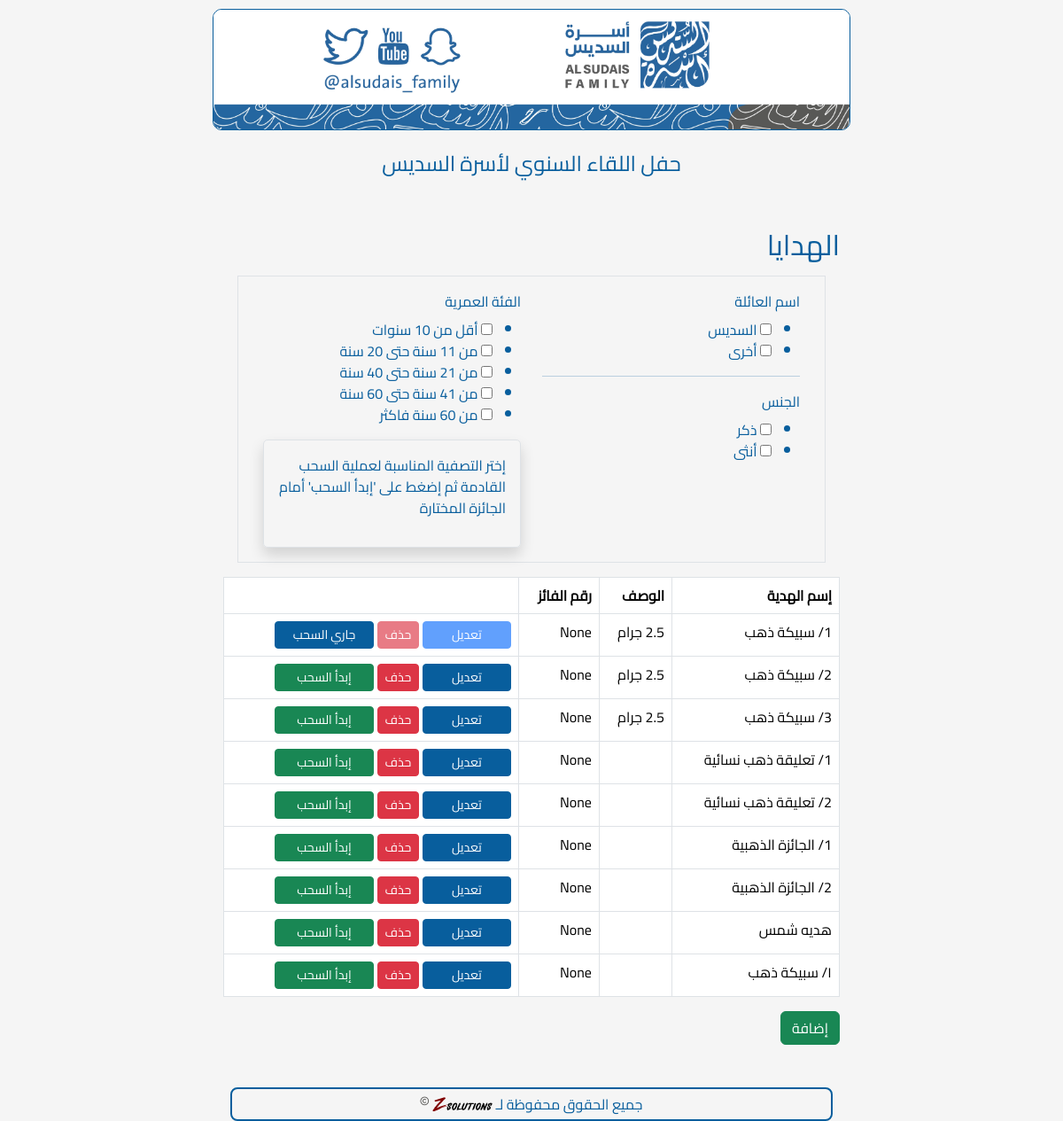
/prizes, run on an earlier commit of the app's database.
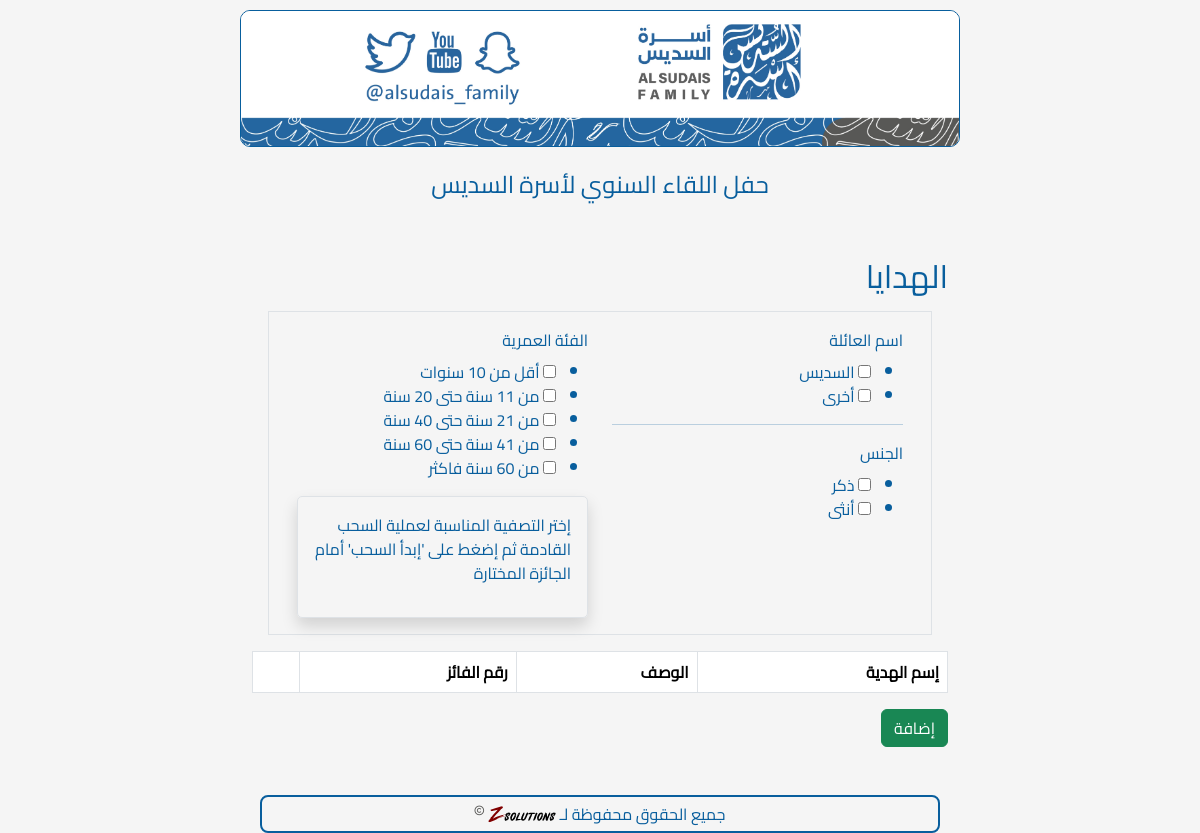
And on a later commit of the database.
### app.py (models this page shows, shortened)
class Prize(db.Model):
    __tablename__ = "prize"
    id = db.Column(db.Integer, primary_key=True)
    name = db.Column(db.String(100), nullable=False)
    description = db.Column(db.Text)
    guest_registration_number = db.Column(db.String(4))
    allowed_families = db.Column(db.String(100))
    allowed_age_range = db.Column(db.String(100))
    allowed_gender = db.Column(db.String(100))
    is_next = db.Column(db.Boolean, default=False)

### app.py (the view, shortened to what this page needs)
@app.route("/prizes", methods=["GET", "POST"])
def list_prizes():
    prizes = Prize.query.all()
    filters = FilterForm()
    return render_template("prizes.html", prizes=prizes, filters=filters)

### app.py
class FilterForm(FlaskForm):
    family_name = MultiCheckboxField(
        "اسم العائلة", choices=[("السديس", "السديس"), ("أخرى", "أخرى")]
    )
    age = MultiCheckboxField(
        "الفئة العمرية",
        choices=[
            ("أقل من 10 سنوات", "أقل من 10 سنوات"),
            ("من 11 سنة حتى 20 سنة", "من 11 سنة حتى 20 سنة"),
            ("من 21 سنة حتى 40 سنة", "من 21 سنة حتى 40 سنة"),
            ("من 41 سنة حتى 60 سنة", "من 41 سنة حتى 60 سنة"),
            ("من 60 سنة فاكثر", "من 60 سنة فاكثر"),
        ],
    )
    gender = MultiCheckboxField("الجنس", choices=[("ذكر", "ذكر"), ("أنثى", "أنثى")])
    prize_id = IntegerField("الهدية", validators=[DataRequired()])
    submit = SubmitField("بحث")

### templates/prizes.html (shortened to what this page needs)
<!DOCTYPE html>
{% extends 'base.html' %}
{% block content %}
  <h2>الهدايا</h2>
  <form method="post">
    <div class="border p-3 m-3 row ">
      <div class="col">
        {{ filters.family_name.label(class="form-label") }}
        {{ filters.family_name() }}
        <hr>
        {{ filters.gender.label(class="form-label") }}
        {{ filters.gender() }}
        </div>
      <div class="col">
        {{ filters.age.label(class="form-label") }}
        {{ filters.age() }}
        <div class="border p-3 shadow" style="border-radius: 5px;">
          <p>إختر التصفية المناسبة لعملية السحب القادمة ثم إضغط على 'إبدأ السحب' أمام الجائزة المختارة</p>
        </div>
      </div>
    </div>
  <table class="table table-bordered">
    <thead>
      <tr>
        <th>إسم الهدية</th>
        <th>الوصف</th>
        <th>رقم الفائز</th>
        <th></th>
      </tr>
    </thead>
    <tbody>
      {% for prize in prizes %}
        <tr>
          <td>{{ prize.name }}</td>
          <td>{{ prize.description }}</td>
          <td>{{ prize.guest_registration_number }}</td>
          <td>
            {% if not prize.is_next %}
              <a href="{{ url_for('edit_prize', id=prize.id) }}" class="btn btn-primary btn-sm">تعديل</a>
            {% else %}
              <span class="btn btn-primary btn-sm disabled">تعديل</span>
            {% endif %}
            <form action="{{ url_for('delete_prize', id=prize.id) }}" method="post" style="display: inline-block;">
              {% if not prize.is_next %}
                <button type="submit" class="btn btn-danger btn-sm" onclick="return confirm('هل أنت متأكد من الحذف؟')">حذف</button>
              {% else %}
                <span class="btn btn-danger btn-sm disabled">حذف</span>
              {% endif %}
            </form>
            {%if prize.guest_registration_number==None and not prize.is_next%}
            <button type="submit" class="btn btn-success btn-sm" style="width: 8em" name="prize_id" value="{{ prize.id }}">إبدأ السحب</button>
            {%elif prize.guest_registration_number==None and prize.is_next%}
            <button type="submit" class="btn btn-primary btn-sm" style="width: 8em" onclick="window.location.reload">جاري السحب</button>
            {%else%}
            <form action="{{ url_for('reset_prize', id=prize.id) }}" method="post" style="display: inline-block;">
              <button type="submit" class="btn btn-warning btn-sm" style="width: 8em" onclick="return confirm('هل أنت متأكد من إعادة التهيئة؟')">إعادة التهيئة</button>
            </form>
            {%endif%}
          </td>
        </tr>
      {% endfor %}
    </tbody>
  </table>
  <a href="{{ url_for('add_prize') }}" class="btn btn-success">إضافة</a>
</form>
{% endblock %}

### templates/base.html (shortened to what this page needs)
<!DOCTYPE html>
<html lang="ar" dir="rtl">
<head>
    <link rel="stylesheet" href="https://cdn.jsdelivr.net/npm/bootstrap@5.3.2/dist/css/bootstrap.rtl.min.css">
    <link rel="stylesheet" href="https://cdnjs.cloudflare.com/ajax/libs/font-awesome/6.5.1/css/all.min.css">
    <link rel="stylesheet" href="{{ url_for('static', filename='styles/mystyle.css') }}">
</head>
<body>
    <div class="page-wrapper d-flex flex-column h-100">
        <div class="content-wrapper flex-grow-1">
            <div class="header">
                <img src="/static/Header.jpg" alt="Header Image">
                <div class="welcome-message">حفل اللقاء السنوي لأسرة السديس</div>
            </div>
            <div class="container mt-4">
                {% block content %}{% endblock %}
            </div>
        </div>
        <div class="footer mt-auto">
            <p>جميع الحقوق محفوظة لـ <a href="https://thez.solutions/home" target="_blank"><img src="{{ url_for('static', filename='z_logo.svg') }}" alt="Z Solutions" style="height: 20px; vertical-align: middle;"></a> <i class="far fa-copyright" style="color: #585856; font-size: 0.6em; vertical-align: super;"></i></p>
        </div>
    </div>
</body>
</html>

### static/styles/mystyle.css (style rules this page uses)
* { font-family: 'Cairo-Regular', sans-serif; }
html, body { height: 100%; margin: 0; }
body { font-family: 'Cairo-Regular', sans-serif; background-color: whitesmoke; color: #085E9D; font-family: Arial, sans-serif; margin-left: auto; margin-right: auto; display: flex; flex-direction: column; }
.page-wrapper { min-height: 100vh; display: flex; flex-direction: column; }
.content-wrapper { flex: 1 0 auto; padding-bottom: 2rem; }
.container { margin-bottom: 1rem; }
.footer { flex-shrink: 0; text-align: center; padding: 5px 0; margin: 0 20px 10px 20px; color: #085E9D; border-radius: 8px; border-width: 2px; border-color: #085E9D; border-style: solid; }
.footer p { margin: 0; line-height: 24px; }
.footer a { color: white; text-decoration: none; }
@media (min-width: 768px) { body { max-width: 60%; } }
.header { padding-top: 10px; padding-bottom: 10px; text-align: center; }
.header img { max-width: 100%; min-height: 100px; border-radius: 10px; border-width: 1px; border-color: #085E9D; border-style: solid; }
.welcome-message { font-size: 24px; margin: 20px 0; }

What changed in the data, as far as the page shows it:
removed Prize: name "1/ سبيكة ذهب", description "2.5 جرام", guest_registration_number "None", is_next "تعديل"
removed Prize: name "2/ سبيكة ذهب", description "2.5 جرام", guest_registration_number "None", is_next "حذف", {{ prize.id }} 2 (drawn)
removed Prize: name "3/ سبيكة ذهب", description "2.5 جرام", guest_registration_number "None", is_next "حذف", {{ prize.id }} 3 (drawn)
removed Prize: name "1/ تعليقة ذهب نسائية", guest_registration_number "None", is_next "حذف", {{ prize.id }} 4 (drawn)
removed Prize: name "2/ تعليقة ذهب نسائية", guest_registration_number "None", is_next "حذف", {{ prize.id }} 5 (drawn)
removed Prize: name "1/ الجائزة الذهبية", guest_registration_number "None", is_next "حذف", {{ prize.id }} 6 (drawn)
removed Prize: name "2/ الجائزة الذهبية", guest_registration_number "None", is_next "حذف", {{ prize.id }} 7 (drawn)
removed Prize: name "هديه شمس", guest_registration_number "None", is_next "حذف", {{ prize.id }} 8 (drawn)
removed Prize: name "١/ سبيكة ذهب", guest_registration_number "None", is_next "حذف", {{ prize.id }} 9 (drawn)
